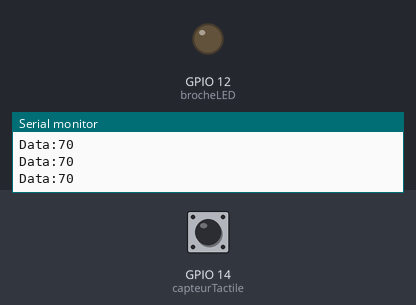
The sketch below on a simulated ESP32. Parts: output pins drawn as LEDs (lit = HIGH), the last lines printed to the serial monitor. Dashed ring = blinking. The test bench sets the inputs (shaded band); at power-on: GPIO 14 (capteurTactile) HIGH. Storage starts empty; the camera gives no picture.

Above: at 1.5 s.
1.6 s: GPIO 14 (capteurTactile) pulled LOW for 0.15 s
At 2.2 s:
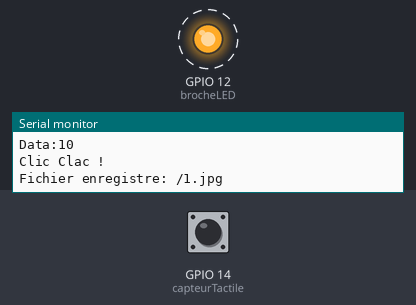
Timing chart, 0 to 4.6 s (numbered marks = the images above; inputs shaded):
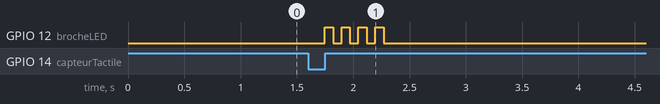

The sketch:

MinimalViabird.ino
```cpp
// Minimal ViaBird (avec ESP32-CAM) /////////////////////////////////////////////////////////////
//                                                                                             //
// Octobre 2023  - Tony Vanpoucke                                                              //
// Inspiration et versions précédentes : Emilien Jégou, Yannick Leduc, Pierre-André Souville.  //
/////////////////////////////////////////////////////////////////////////////////////////////////

#include "esp_camera.h"
#include "FS.h"
#include "SD_MMC.h"

const int capteurTactile = 14;  // la broche de déclanchement tactile branché sur le GPIO14.
int brocheLED = 12;             // "LED de bug" branché à la broche GPIO12.

const int seuilTactile = 20;    // Sensibilité du toucher de l'oiseau sur le perchoir
int Trigger = 7;                // tant qu'un oiseau est dessus il prend X photos par secondes

// --- Autres variables ---
static bool cartePresente = false;  // Détecte si la carte est bien insérée
int numero_fichier = 0;             // Numéro de la photo depuis l'allumage

void setup() {
  Serial.begin(115200);
  pinMode(brocheLED, OUTPUT);
  digitalWrite(brocheLED, LOW);

  // définition des broches de la caméra pour le modèle AI Thinker - ESP32-CAM
  camera_config_t config;
  config.ledc_channel = LEDC_CHANNEL_0;
  config.ledc_timer = LEDC_TIMER_0;
  config.pin_d0 = 5;
  config.pin_d1 = 18;
  config.pin_d2 = 19;
  config.pin_d3 = 21;
  config.pin_d4 = 36;
  config.pin_d5 = 39;
  config.pin_d6 = 34;
  config.pin_d7 = 35;
  config.pin_xclk = 0;
  config.pin_pclk = 22;
  config.pin_vsync = 25;
  config.pin_href = 23;
  config.pin_sscb_sda = 26;
  config.pin_sscb_scl = 27;
  config.pin_pwdn = 32;
  config.pin_reset = -1;

  config.xclk_freq_hz = 20000000;
  config.pixel_format = PIXFORMAT_JPEG;  //YUV422|GRAYSCALE|RGB565|JPEG
  config.frame_size = FRAMESIZE_VGA;     // QVGA|CIF|VGA|SVGA|XGA|SXGA|UXGA
  config.jpeg_quality = 10;              // 0-63 ; plus bas = meilleure qualité
  config.fb_count = 2;                   // nombre de frame buffers

  // initialisation de la caméra
  esp_err_t err = esp_camera_init(&config);
  if (err != ESP_OK) {
    Serial.printf("Echec de l'initialisation de la camera, erreur 0x%x", err);
    digitalWrite(brocheLED, HIGH);
    return;
  }
  sensor_t *s = esp_camera_sensor_get();

  // initialisation de la carte micro SD
  // en mode 1 bit: plus lent, mais libère des broches
  if (SD_MMC.begin("/sdcard", true)) {
    uint8_t cardType = SD_MMC.cardType();
    if (cardType != CARD_NONE) {
      Serial.println("Carte SD Initialisee.");
      cartePresente = true;
    }
  } else {
    digitalWrite(brocheLED, HIGH);
  }
}

void loop() {
  int valeurCapa = touchRead(capteurTactile);  // get value using T1
  Serial.print("Data:");
  Serial.println(valeurCapa);

  if (valeurCapa <= seuilTactile) {
    enregistrer_photo();

    for (int i = 0; i < 4; i++) {  // Faire clignotter la led 4 fois quand la photo se prend
      delay(75);
      digitalWrite(brocheLED, HIGH);
      delay(75);
      digitalWrite(brocheLED, LOW);
    }

    delay(Trigger * 1000);  // Temps à attendre entre deux photos (en secondes)
    Serial.println("Prêt à reprendre une photo");
  }
}

// --- Capture de l'image ---
void enregistrer_photo(void) {
  char adresse[20] = "";   // nom du fichier à enregistrer
  camera_fb_t *fb = NULL;  // cache de la photo

  fb = esp_camera_fb_get();  // Prendre la photo
  Serial.println("Clic Clac !");
  if (!fb) {
    Serial.println("Echec de la prise de photo.");
    digitalWrite(brocheLED, HIGH);  // s'il y a un problème la LED de bug s'allume.
    return;
  }
  numero_fichier = numero_fichier + 1;

  // --- Enregistrement sur la SD ---
  sprintf(adresse, "/%d.jpg", numero_fichier);
  fs::FS &fs = SD_MMC;
  File file = fs.open(adresse, FILE_WRITE);

  if (!file) {
    Serial.println("Echec lors de la creation du fichier.");
    digitalWrite(brocheLED, HIGH);  // s'il y a un problème la LED de bug s'allume.
  } else {
    digitalWrite(brocheLED, LOW);  // si tout se passe bien la LED de bug s'éteint.
    file.write(fb->buf, fb->len);  // écriture de l'image
    Serial.printf("Fichier enregistre: %s\n", adresse);
  }
  file.close();  // ferme le fichier nouvellement créé.
  esp_camera_fb_return(fb);
}
```

Measured:
- after the input at 1.6 s, GPIO 12 (brocheLED): alternates HIGH for 0.08 s and LOW for 0.08 s, 8 changes in all, then stays LOW, starting after 0.15 s
